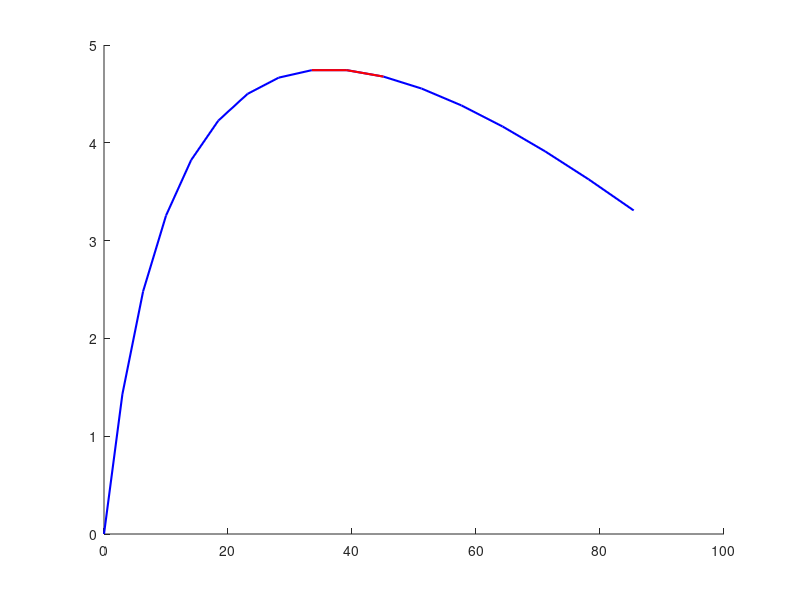

The MATLAB source for this figure: (Note: this script raises an error after producing the figure.)
%% Static displacement - QZS analysis
clear all;clc;
%%
a = 50; %mm
b = 80; %mm
g = 9.8;
x0 = 5;
phi_0 = asin((b-x0)/b);

k = (300/1E3*g)/(80); % N/mm

% x1 = [0:1:45]; % Displacement
phi_1 = [phi_0:-0.05:asin((b-50)/b)];

EF_0 = sqrt(3)*b*cos(phi_0)*ones(size(phi_1));
EF_1 = sqrt(3)*b*cos(phi_1);

disp = 2*b*ones(size(phi_1))-2*b*sin(phi_1);
F_Ver = 9/2*k*b*sin(phi_1).*(cos(phi_1) - cos(phi_0)*ones(size(phi_1)) )./cos(phi_1);


%----- QZS region ------
x_1 = disp(end:-1:1)-2*x0;
y_1 = F_Ver(end:-1:1);

% plot(x_1,y_1)

% 使用数值微分方法对 y_1 关于 x_1 求导
dx = diff(x_1);
dy = diff(y_1);
k_2 = dy ./ dx;

% 找出满足 abs(k_2) <= 0.5*k 的 x_1 值
valid_indices = abs(k_2) <= 0.5*k;
valid_x_1 = x_1(1:end-1); % 注意 k_2 的长度比 x_1 少 1
valid_x_1 = valid_x_1(valid_indices);
valid_y_1 = y_1(1:end-1); % 注意 k_2 的长度比 y_1 少 1
valid_y_1 = valid_y_1(valid_indices);

% 计算对应的 x_1 长度
total_x_1_length = sum(diff(valid_x_1));

% 输出结果
fprintf('满足 abs(k_2) <= 0.5*k 的 x_1 长度为: %f mm\n', total_x_1_length);

% 作图
figure()
hold on
plot(x_1, y_1, 'b', 'LineWidth', 1.5)
plot(valid_x_1, valid_y_1, 'r', 'LineWidth', 1.5)

% 计算黄色矩形的上下界和宽度
y_min = min(valid_y_1);
y_max = max(valid_y_1);
x_min = min(valid_x_1);
x_max = max(valid_x_1);

% 画出黄色、50% 透明度的矩形
rectangle('Position', [x_min, y_min, x_max-x_min, y_max-y_min], 'FaceColor', [1, 1, 0, 0.5], 'EdgeColor', 'none')

grid on
title('Mathematical Model for Force-Displacement Curve', 'FontSize', 12)
xlabel('Displacement [mm]', 'FontSize', 15)
ylabel('Loading [N]', 'FontSize', 15)
hold off


%% Dynamics
% System parameters
M = max(F_Ver)/g;
kh = k;
fa_square = 5*0.5^2;

% Frequency range with finer resolution for better curve
f_values = linspace(1, 90, 180); % Doubled resolution
za_all = sqrt(fa_square./f_values);
Tr_values = zeros(size(f_values));

% Time parameters with increased simulation time and finer steps
t_end = 10;  % Longer simulation time for better steady state
dt = 0.01;  % Smaller time step
tspan_1 = 0:dt:t_end;
phi0 = [phi_0; 0];

% ODE solver options for better accuracy
options = odeset('RelTol', 1e-8, ...
                'AbsTol', 1e-10, ...
                'MaxStep', dt);

% Progress bar initialization
fprintf('Computing transmissibility...\n');
progress_bar = waitbar(0, 'Starting calculations...');

for i = 1:length(f_values)
    try
        za = za_all(i);
        f = f_values(i);
        
        % Solve ODE with improved accuracy
        [t, phi_dyn] = ode45(@(t,phi) myODE_dyn_1(t,phi,b,phi_0,g,f,za,kh,M), ...
                            tspan_1, phi0, options);
        
        % Initialize arrays
        phi_all = zeros(length(phi_dyn), 3);
        epsilon = 1e-10; % Numerical stability factor
        
        % Calculate derivatives with improved numerical stability
        phi_ddot = 1./(2*b*cos(phi_dyn(:, 1)) + epsilon) .* ...
            (2*b*sin(phi_dyn(:, 1)).*phi_dyn(:, 2).^2 + ...
             4*pi^2*f^2*za*sin(2*pi.*f.*t) - g + ...
             (9*kh*b)/(2*M)*tan(phi_dyn(:, 1)).*(cos(phi_dyn(:, 1)) - cos(phi_0)));
        
        % Store all phi components
        phi_all(:,1) = phi_dyn(:, 1);  % phi
        phi_all(:,2) = phi_dyn(:, 2);  % phi_dot
        phi_all(:,3) = phi_ddot;       % phi_ddot
        
        % Calculate acceleration with improved stability
        z_ddot = -g + 1./(2*M*b*cos(phi_all(:,1)) + epsilon) .* ...
            (3/2*kh*b^2*sin(phi_all(:,1)).*cos(phi_all(:,1)) + ...
             4*M*b^2*sin(phi_all(:,1)).*cos(phi_all(:,1)).*phi_all(:,2).^2 - ...
             4*M*b^2*cos(phi_all(:,1)).^2.*phi_all(:,3));
        
        % Steady state analysis (last 30% of simulation)
        steady_state_start = floor(0.7 * length(t));
        t_steady = t(steady_state_start:end);
        z_ddot_steady = z_ddot(steady_state_start:end);
        phi_steady = phi_all(steady_state_start:end,:);
        
        % Calculate RMS values for transmissibility
        response = z_ddot_steady + ...
                  2*b*cos(phi_steady(:,1)).*phi_steady(:,3) - ...
                  2*b*sin(phi_steady(:,1)).*phi_steady(:,2).^2;
        
        response_rms = rms(response);
        excitation_rms = rms(z_ddot_steady);
        
        % Calculate transmissibility in dB
        if excitation_rms > 0 && response_rms > 0
            Tr = response_rms / excitation_rms;
            Tr_values(i) = 20*log10(Tr);
        else
            Tr_values(i) = NaN;
        end
        
        % Update progress bar
        waitbar(i/length(f_values), progress_bar, ...
                sprintf('Processing frequency %0.1f Hz (%d/%d)', ...
                f, i, length(f_values)));
        
    catch ME
        warning('Error at frequency %d Hz: %s', f, ME.message);
        Tr_values(i) = NaN;
    end
end

% Close progress bar
close(progress_bar);

% Remove any NaN values for plotting
valid_indices = ~isnan(Tr_values);
f_valid = f_values(valid_indices);
Tr_valid = Tr_values(valid_indices);

% Plotting with improved visualization
figure('Position', [100, 100, 800, 600])
semilogx(f_valid, Tr_valid, 'b-', 'LineWidth', 2)
hold on
grid on

% Add reference lines
yline(0, '--k', 'LineWidth', 1);
yline(-3, ':k', 'LineWidth', 1, 'Label', '-3 dB');

% Enhance plot appearance
xlabel('Frequency [Hz]', 'FontSize', 12, 'FontWeight', 'bold')
ylabel('Transmissibility [dB]', 'FontSize', 12, 'FontWeight', 'bold')
title('Frequency Response: Transmissibility vs. Frequency', ...
      'FontSize', 14, 'FontWeight', 'bold')

% Add axis limits and formatting
xlim([min(f_valid), max(f_valid)])
ylim([min(Tr_valid)-5, max(Tr_valid)+5])
set(gca, 'XGrid', 'on', 'YGrid', 'on', 'Box', 'on')
set(gca, 'FontSize', 10)

% Add legend
legend('Transmissibility', 'Location', 'best')

% Save results
results.frequency = f_valid;
results.transmissibility = Tr_valid;
results.parameters = struct('M', M, 'kh', kh, 'fa_square', fa_square);

% Print summary statistics
fprintf('\nAnalysis Complete:\n');
fprintf('Frequency range: %.1f to %.1f Hz\n', min(f_valid), max(f_valid));
fprintf('Maximum transmissibility: %.2f dB\n', max(Tr_valid));
fprintf('Minimum transmissibility: %.2f dB\n', min(Tr_valid));

%% Dynamics - 2: Using local maxima version

% System parameters
M = max(F_Ver)/g;
kh = k;
fa_square = 5*0.5^2;

% Frequency range with finer resolution for better curve
f_values = linspace(1, 90, 180); % Doubled resolution
za_all = sqrt(fa_square./f_values);
Tr_values = zeros(size(f_values));

% Time parameters with increased simulation time and finer steps
t_end = 10;  % Longer simulation time for better steady state
dt = 0.001;  % Smaller time step
tspan_1 = 0:dt:t_end;
phi0 = [phi_0; 0];

% ODE solver options for better accuracy
options = odeset('RelTol', 1e-8, ...
                'AbsTol', 1e-10, ...
                'MaxStep', dt);

% Progress bar initialization
fprintf('Computing transmissibility...\n');
progress_bar = waitbar(0, 'Starting calculations...');

for i = 1:length(f_values)
    try
        za = za_all(i);
        f = f_values(i);
        
        % Solve ODE with improved accuracy
        [t, phi_dyn] = ode45(@(t,phi) myODE_dyn_1(t,phi,b,phi_0,g,f,za,kh,M), ...
                            tspan_1, phi0, options);
        
        % Initialize arrays
        phi_all = zeros(length(phi_dyn), 3);
        epsilon = 1e-10; % Numerical stability factor
        
        % Calculate derivatives with improved numerical stability
        phi_ddot = 1./(2*b*cos(phi_dyn(:, 1)) + epsilon) .* ...
            (2*b*sin(phi_dyn(:, 1)).*phi_dyn(:, 2).^2 + ...
             4*pi^2*f^2*za*sin(2*pi.*f.*t) - g + ...
             (9*kh*b)/(2*M)*tan(phi_dyn(:, 1)).*(cos(phi_dyn(:, 1)) - cos(phi_0)));
        
        % Store all phi components
        phi_all(:,1) = phi_dyn(:, 1);  % phi
        phi_all(:,2) = phi_dyn(:, 2);  % phi_dot
        phi_all(:,3) = phi_ddot;       % phi_ddot
        
        % Calculate acceleration with improved stability
        z_ddot = -g + 1./(2*M*b*cos(phi_all(:,1)) + epsilon) .* ...
            (3/2*kh*b^2*sin(phi_all(:,1)).*cos(phi_all(:,1)) + ...
             4*M*b^2*sin(phi_all(:,1)).*cos(phi_all(:,1)).*phi_all(:,2).^2 - ...
             4*M*b^2*cos(phi_all(:,1)).^2.*phi_all(:,3));
        
        % Steady state analysis (last 30% of simulation)
        steady_state_start = floor(0.7 * length(t));
        t_steady = t(steady_state_start:end);
        z_ddot_steady = z_ddot(steady_state_start:end);
        phi_steady = phi_all(steady_state_start:end,:);
        
        % Calculate top plate acceleration (response)
        response = z_ddot_steady + ...
                  2*b*cos(phi_steady(:,1)).*phi_steady(:,3) - ...
                  2*b*sin(phi_steady(:,1)).*phi_steady(:,2).^2;
        
        % Calculate bottom plate acceleration (excitation)
        excitation = 4*pi^2*f^2*za*sin(2*pi*f*t_steady);
        
        % Find local maxima for both response and excitation
        [peaks_response, ~] = findpeaks(response);
        [valleys_response, ~] = findpeaks(-response);
        valleys_response = -valleys_response;
        
        [peaks_excitation, ~] = findpeaks(excitation);
        [valleys_excitation, ~] = findpeaks(-excitation);
        valleys_excitation = -valleys_excitation;
        
        % Calculate average of absolute peak values
        avg_response = mean([abs(peaks_response); abs(valleys_response)]);
        avg_excitation = mean([abs(peaks_excitation); abs(valleys_excitation)]);
        
        % Calculate transmissibility in dB
        if avg_excitation > 0 && avg_response > 0
            Tr = avg_response / avg_excitation;
            Tr_values(i) = 20*log10(Tr);
        else
            Tr_values(i) = NaN;
        end
        
        % Update progress bar
        waitbar(i/length(f_values), progress_bar, ...
                sprintf('Processing frequency %0.1f Hz (%d/%d)', ...
                f, i, length(f_values)));
        
    catch ME
        warning('Error at frequency %d Hz: %s', f, ME.message);
        Tr_values(i) = NaN;
    end
end

% Close progress bar
close(progress_bar);

% Remove any NaN values for plotting
valid_indices = ~isnan(Tr_values);
f_valid = f_values(valid_indices);
Tr_valid = Tr_values(valid_indices);

% Plotting with improved visualization
figure('Position', [100, 100, 800, 600])
semilogx(f_valid, Tr_valid, 'b-', 'LineWidth', 2)
hold on
grid on

% Add reference lines
yline(0, '--k', 'LineWidth', 1);
yline(-3, ':k', 'LineWidth', 1, 'Label', '-3 dB');

% Enhance plot appearance
xlabel('Frequency [Hz]', 'FontSize', 12, 'FontWeight', 'bold')
ylabel('Transmissibility [dB]', 'FontSize', 12, 'FontWeight', 'bold')
title('Frequency Response: Transmissibility vs. Frequency', ...
      'FontSize', 14, 'FontWeight', 'bold')

% Add axis limits and formatting
xlim([min(f_valid), max(f_valid)])
ylim([min(Tr_valid)-5, max(Tr_valid)+5])
set(gca, 'XGrid', 'on', 'YGrid', 'on', 'Box', 'on')
set(gca, 'FontSize', 10)

% Add legend
legend('Transmissibility', 'Location', 'best')

% Save results
results.frequency = f_valid;
results.transmissibility = Tr_valid;
results.parameters = struct('M', M, 'kh', kh, 'fa_square', fa_square);

% Print summary statistics
fprintf('\nAnalysis Complete:\n');
fprintf('Frequency range: %.1f to %.1f Hz\n', min(f_valid), max(f_valid));
fprintf('Maximum transmissibility: %.2f dB\n', max(Tr_valid));
fprintf('Minimum transmissibility: %.2f dB\n', min(Tr_valid));

%% Dynamics: 3
% System parameters
M = max(F_Ver)/g;
kh = k;
fa_square = 5*0.5^2;

% Frequency range with finer resolution
f_values = linspace(1, 90, 180); % Higher resolution
za_all = sqrt(fa_square./f_values);
Tr_values = zeros(size(f_values));

% Time parameters with increased simulation time
t_end = 10;  % Longer simulation time
dt = 0.01;   % Smaller time step
tspan_1 = 0:dt:t_end;
phi0 = [phi_0; 0];

% ODE solver options for better accuracy
options = odeset('RelTol', 1e-8, ...
                'AbsTol', 1e-10, ...
                'MaxStep', dt);

% Progress bar initialization
fprintf('Computing transmissibility...\n');
progress_bar = waitbar(0, 'Starting calculations...');

for i = 1:length(f_values)
    try
        za = za_all(i);
        f = f_values(i);
        
        % Solve ODE with improved accuracy
        [t, phi_dyn] = ode45(@(t,phi) myODE_dyn_1(t,phi,b,phi_0,g,f,za,kh,M), ...
                            tspan_1, phi0, options);
        
        % Initialize arrays
        phi_all = zeros(length(phi_dyn), 3);
        epsilon = 1e-10; % Numerical stability factor
        
        % Calculate derivatives
        phi_ddot = 1./(2*b*cos(phi_dyn(:, 1)) + epsilon) .* ...
            (2*b*sin(phi_dyn(:, 1)).*phi_dyn(:, 2).^2 + ...
             4*pi^2*f^2*za*sin(2*pi.*f.*t) - g + ...
             (9*kh*b)/(2*M)*tan(phi_dyn(:, 1)).*(cos(phi_dyn(:, 1)) - cos(phi_0)));
        
        % Store all phi components
        phi_all(:,1) = phi_dyn(:, 1);  % phi
        phi_all(:,2) = phi_dyn(:, 2);  % phi_dot
        phi_all(:,3) = phi_ddot;       % phi_ddot
        
        % Calculate acceleration
        z_ddot = -g + 1./(2*M*b*cos(phi_all(:,1)) + epsilon) .* ...
            (3/2*kh*b^2*sin(phi_all(:,1)).*cos(phi_all(:,1)) + ...
             4*M*b^2*sin(phi_all(:,1)).*cos(phi_all(:,1)).*phi_all(:,2).^2 - ...
             4*M*b^2*cos(phi_all(:,1)).^2.*phi_all(:,3));
        
        % Steady state analysis (last 30% of simulation)
        steady_state_start = floor(0.7 * length(t));
        t_steady = t(steady_state_start:end);
        z_ddot_steady = z_ddot(steady_state_start:end);
        
        % Calculate response acceleration
        response_accel = z_ddot_steady + ...
                       2*b*cos(phi_all(steady_state_start:end,1)).*phi_all(steady_state_start:end,3) - ...
                       2*b*sin(phi_all(steady_state_start:end,1)).*phi_all(steady_state_start:end,2).^2;
        
        % Find local maxima for excitation (z_ddot_steady)
        [exc_pks_top, exc_locs_top] = findpeaks(z_ddot_steady);
        [exc_pks_bottom, exc_locs_bottom] = findpeaks(-z_ddot_steady);
        exc_pks_bottom = -exc_pks_bottom;
        
        % Find local maxima for response (response_accel)
        [resp_pks_top, resp_locs_top] = findpeaks(response_accel);
        [resp_pks_bottom, resp_locs_bottom] = findpeaks(-response_accel);
        resp_pks_bottom = -resp_pks_bottom;
        
        % Calculate average of top and bottom peaks (absolute values)
        if ~isempty(exc_pks_top) && ~isempty(exc_pks_bottom)
            avg_excitation = (mean(abs(exc_pks_top)) + mean(abs(exc_pks_bottom)))/2;
        else
            avg_excitation = rms(z_ddot_steady);
        end
        
        if ~isempty(resp_pks_top) && ~isempty(resp_pks_bottom)
            avg_response = (mean(abs(resp_pks_top)) + mean(abs(resp_pks_bottom)))/2;
        else
            avg_response = rms(response_accel);
        end
        
        % Calculate transmissibility
        if avg_excitation > 0
            Tr = avg_response / avg_excitation;
            Tr_values(i) = 20*log10(Tr);
        else
            Tr_values(i) = NaN;
        end
        
        % Update progress bar
        waitbar(i/length(f_values), progress_bar, ...
                sprintf('Processing frequency %0.1f Hz (%d/%d)', ...
                f, i, length(f_values)));
        
    catch ME
        warning('Error at frequency %d Hz: %s', f, ME.message);
        Tr_values(i) = NaN;
    end
end

% Close progress bar
close(progress_bar);

% Remove any NaN values for plotting
valid_indices = ~isnan(Tr_values);
f_valid = f_values(valid_indices);
Tr_valid = Tr_values(valid_indices);

% Plotting with improved visualization
figure('Position', [100, 100, 800, 600])
semilogx(f_valid, Tr_valid, 'b-', 'LineWidth', 2)
hold on
grid on

% Add reference lines
yline(0, '--k', 'LineWidth', 1);
yline(-3, ':k', 'LineWidth', 1, 'Label', '-3 dB');

% Enhance plot appearance
xlabel('Frequency [Hz]', 'FontSize', 12, 'FontWeight', 'bold')
ylabel('Transmissibility [dB]', 'FontSize', 12, 'FontWeight', 'bold')
title('Frequency Response: Transmissibility (Peak Average Method)', ...
      'FontSize', 14, 'FontWeight', 'bold')

% Add axis limits and formatting
xlim([min(f_valid), max(f_valid)])
ylim([min(Tr_valid)-5, max(Tr_valid)+5])
set(gca, 'XGrid', 'on', 'YGrid', 'on', 'Box', 'on')
set(gca, 'FontSize', 10)

% Add legend
legend('Transmissibility', 'Location', 'best')

% Save results
results.frequency = f_valid;
results.transmissibility = Tr_valid;
results.parameters = struct('M', M, 'kh', kh, 'fa_square', fa_square);

% Print summary statistics
fprintf('\nAnalysis Complete:\n');
fprintf('Frequency range: %.1f to %.1f Hz\n', min(f_valid), max(f_valid));
fprintf('Maximum transmissibility: %.2f dB\n', max(Tr_valid));
fprintf('Minimum transmissibility: %.2f dB\n', min(Tr_valid));



%% Low-frequency cases
M_lowFreq  = max(F_Ver)/g;
kh_lowFreq = k;

% za = 0.5;
fa_square_lowFreq = 5*0.2^2; % constant
% za = sqrt(fa_square/f);
f_values_lowFreq = 1:1:10; % f values from 1 to 10 with step 1
za_all_lowFreq = sqrt(fa_square_lowFreq./f_values_lowFreq);

Tr_values_lowFreq = zeros(size(f_values_lowFreq)); % Preallocate for Tr values

tspan_1_lowFreq = [0 2];
phi0_lowFreq = [phi_0; 0]; %IC: phi(0) = phi_0, phi'(0) = 0

for i = 1:length(f_values_lowFreq)
    za_lowFreq = za_all_lowFreq(i);
    f_lowFreq = f_values_lowFreq(i);
    % Pass parameters to myODE_dyn_1 using an anonymous function
    [t_lowFreq, phi_dyn_lowFreq] = ode45(@(t,phi) myODE_dyn_1(t,phi,b,phi_0,g,f_lowFreq,za_lowFreq,kh_lowFreq,M_lowFreq), tspan_1_lowFreq, phi0_lowFreq);

    % Reinitialize phi_all to match the size of phi_dyn
    phi_all_lowFreq = zeros(length(phi_dyn_lowFreq), 3);

    % 2nd order derivative of phi
    phi_ddot_lowFreq = 1./(2*b*cos(phi_dyn_lowFreq(:, 1))) .* ( 2*b*sin(phi_dyn_lowFreq(:, 1)).*phi_dyn_lowFreq(:, 2).^2 +...
        4*pi^2*f_lowFreq.^2*za_lowFreq*sin(2*pi.*f_lowFreq.*t_lowFreq) -g  + (9*kh_lowFreq*b)/(2*M_lowFreq)*tan(phi_dyn_lowFreq(:, 1)).*(cos(phi_dyn_lowFreq(:, 1)) - cos(phi_0)*ones(size(phi_dyn_lowFreq(:, 1)))  )       );

    % Combine into one parameter
    phi_all_lowFreq(:,1) =  phi_dyn_lowFreq(:, 1);  % phi
    phi_all_lowFreq(:,2) =  phi_dyn_lowFreq(:, 2);  % phi_dot
    phi_all_lowFreq(:,3) =  phi_ddot_lowFreq(:, 1); % phi_ddot

    % calculate z\ddot
    z_ddot_lowFreq = -g+1./(2*M_lowFreq*b*cos(phi_all_lowFreq(:,1))) .* ( 3/2*kh_lowFreq*b^2*sin(phi_all_lowFreq(:,1)).*cos(phi_all_lowFreq(:,1))  +...
        4*M_lowFreq*b^2*sin(phi_all_lowFreq(:,1)).*cos(phi_all_lowFreq(:,1)).*phi_all_lowFreq(:,2).^2  - 4*M_lowFreq*b^2*cos(phi_all_lowFreq(:,1)).^2.*phi_all_lowFreq(:,3)     );

    % Find the maximum value of the expression within the range 1 to 2
    idx_lowFreq = t_lowFreq >= 1 & t_lowFreq <= 2;
    max_value_lowFreq = max(z_ddot_lowFreq(idx_lowFreq) + 2*b*cos(phi_all_lowFreq(idx_lowFreq,1)).*phi_all_lowFreq(idx_lowFreq,3) - 2*b*sin(phi_all_lowFreq(idx_lowFreq,1)).*phi_all_lowFreq(idx_lowFreq,2));
    max_z_ddot_lowFreq = max(abs(z_ddot_lowFreq));

    % Transmissibility
    Tr_lowFreq = max_value_lowFreq / max_z_ddot_lowFreq;
    Tr_values_lowFreq(i) = 5*log10(Tr_lowFreq);
end

figure()
semilogx(f_values_lowFreq, Tr_values_lowFreq, 'b', LineWidth=1.5)
xlabel('f');
ylabel('Tr');
title('Transmissibility vs. f (Low Frequency)')
grid on


%% Experimental comparison

% Import: experimental data - 07/19
Data_1 = csvread("Vib_data_0719\1st.csv");
Data_2 = csvread("Vib_data_0719\2nd.csv");
% Data_3 = csvread("Vib_data_0719\3rd.csv");
Data_3 = csvread("Vib_data_0719\3rd - new.csv");


% Import: mathematical model data
f_values_1  = struct2array(load('Tr_b60_k80.mat','f_values'));
Tr_values_1 = 2 * struct2array(load('Tr_b60_k80.mat','Tr_values'));

f_values_2  = struct2array(load('Tr_b80_k100.mat','f_values'));
Tr_values_2 = 2 * struct2array(load('Tr_b80_k100.mat','Tr_values'));

f_values_3  = struct2array(load('Tr_b90_k120.mat','f_values'));
Tr_values_3 = 2 * struct2array(load('Tr_b90_k120.mat','Tr_values'));

% Numerical results
figure()
semilogx(   f_values_1,Tr_values_1,...
            f_values_2,Tr_values_2,...
            f_values_3,Tr_values_3)
legend('Mode 1', 'Mode 2','Mode 3')
title('Numerical results',FontSize=15)
xlabel('Frequency (Hz)',FontSize=15)
ylabel('$20\log10(a_{\mbox{top}}/a_{\mbox{bottom}})$',Interpreter='latex',FontSize=15)
grid on
%% Transmissibility - freq spectrum
color_full = ["#5f5f5f",  "#7262ac","#2e7ebb" ,"#2e974e" ,"#e25508","#d92523"   ];
colors_2 = ["#cecece",  "#cfcfe5","#b7d4ea","#b8e3b2","#fdc38d" ,"#fcab8f"]; 

Dat_1_trans = 10.^(Data_1(:,2)./20);
Dat_2_trans = 10.^(Data_2(:,2)./20);
Dat_3_trans = 10.^(Data_3(:,2)./20);

figure() % Experimental
axis([0 90 0.2 1.2])
hold on
plot(Data_1(:,1),Dat_1_trans,'.-','MarkerSize',9,'LineWidth', 1, 'Color',color_full(5))
plot(Data_2(:,1),Dat_2_trans,'.-','MarkerSize',9,'LineWidth', 1, 'Color',color_full(3))
plot(Data_3(:,1),Dat_3_trans,'.-','MarkerSize',9,'LineWidth', 1, 'Color',color_full(4))
xlabel('Frequency (Hz)', 'FontName', 'Calibri', 'FontSize', 15, 'FontWeight', 'bold');
ylabel('Transmission, a_{top}/a_{bottom}', 'FontName', 'Calibri', 'FontSize', 15, 'FontWeight', 'bold');
title('Frequency Spectrum - Experimental', 'FontName', 'Calibri', 'FontSize', 15, 'FontWeight', 'bold');
plot([0 90],[1 1],'r--','LineWidth',1.5)
box on
grid on
legend('Module 1','Module 2','Module 3')


figure() % Numerical
% a_ratio_1 = ( 10.^(Tr_values_1./20) -0.8)/1.15 + 0.8;
% a_ratio_2 = ( 10.^(Tr_values_2./20) -0.8)/1.15 + 0.8;
% a_ratio_3 = ( 10.^(Tr_values_3./20) -0.8)/1.15 + 0.8;
a_ratio_1 = 10.^(Tr_values_1./20);
a_ratio_2 = 10.^(Tr_values_2./20);
a_ratio_3 = 10.^(Tr_values_3./20);

axis([0 90 0.2 1.2])
hold on
plot(f_values_1,a_ratio_1,'.-','MarkerSize',9,'LineWidth', 1, 'Color',color_full(5))
plot(f_values_2,a_ratio_2,'.-','MarkerSize',9,'LineWidth', 1, 'Color',color_full(3))
plot(f_values_3,a_ratio_3,'.-','MarkerSize',9,'LineWidth', 1, 'Color',color_full(4))
xlabel('Frequency (Hz)', 'FontName', 'Calibri', 'FontSize', 15, 'FontWeight', 'bold');
ylabel('Transmission, a_{top}/a_{bottom}', 'FontName', 'Calibri', 'FontSize', 15, 'FontWeight', 'bold');
title('Frequency Spectrum - Numerical', 'FontName', 'Calibri', 'FontSize', 15, 'FontWeight', 'bold');
plot([0 90],[1 1],'r--','LineWidth',1.5)
box on
grid on
legend('Module 1','Module 2','Module 3')

%======= Merged format ========

%% Figure - Dynamic analysis [Experimental & Theo]


figure()
hold on
plot(Data_1(:,1),Dat_1_trans/1.2,'o','MarkerSize',9,'LineWidth', 1, 'Color',color_full(5))
plot(Data_2(:,1),Dat_2_trans,'o','MarkerSize',9,'LineWidth', 1, 'Color',color_full(3))
plot(Data_3(:,1),Dat_3_trans,'o','MarkerSize',9,'LineWidth', 1, 'Color',color_full(4))

plot(f_values_1,a_ratio_1*1.3,'.-','MarkerSize',9,'LineWidth', 1, 'Color',color_full(5))
plot(f_values_2,a_ratio_2*1.3,'.-','MarkerSize',9,'LineWidth', 1, 'Color',color_full(3))
plot(f_values_3,a_ratio_3*1.3,'.-','MarkerSize',9,'LineWidth', 1, 'Color',color_full(4))
xlabel('Frequency (Hz)', 'FontName', 'Calibri', 'FontSize', 15, 'FontWeight', 'bold');
ylabel('Transmission, a_{top}/a_{bottom}', 'FontName', 'Calibri', 'FontSize', 15, 'FontWeight', 'bold');
title('Frequency Spectrum - Numerical', 'FontName', 'Calibri', 'FontSize', 15, 'FontWeight', 'bold');
plot([0 90],[1 1],'r--','LineWidth',1.5)
box on
grid on

figure()
% subplot(1,3,1)
hold on
plot(Data_1(:,1),Dat_1_trans/1.4,'o','MarkerSize',9,'LineWidth', 1, 'Color',colors_2(2))
plot(f_values_1,a_ratio_1*1.3,'.-','MarkerSize',9,'LineWidth', 1, 'Color',color_full(2))
% hold off
xlabel('Frequency (Hz)', 'FontName', 'Calibri', 'FontSize', 15, 'FontWeight', 'bold');
ylabel('Transmission, a_{top}/a_{bottom}', 'FontName', 'Calibri', 'FontSize', 15, 'FontWeight', 'bold');
title('Module 1', 'FontName', 'Calibri', 'FontSize', 15, 'FontWeight', 'bold','Color',color_full(2));
plot([0 90],[1 1],'r--','LineWidth',1.5)
legend('Experimental','Numerical', 'FontName', 'Calibri', 'FontSize', 15, 'FontWeight', 'bold');
axis([0 100 0 1.5])
box on
grid on
% 修改横纵坐标数值的字体大小
set(gca,'FontName', 'Calibri', 'FontSize', 15);  

figure()
% subplot(1,3,2)
hold on
plot(Data_2(:,1),Dat_2_trans/1.4,'o','MarkerSize',9,'LineWidth', 1, 'Color',colors_2(3))
plot(f_values_2,a_ratio_2*1.3,'.-','MarkerSize',9,'LineWidth', 1, 'Color',color_full(3))
xlabel('Frequency (Hz)', 'FontName', 'Calibri', 'FontSize', 15, 'FontWeight', 'bold');
ylabel('Transmission, a_{top}/a_{bottom}', 'FontName', 'Calibri', 'FontSize', 15, 'FontWeight', 'bold');
title('Module 2', 'FontName', 'Calibri', 'FontSize', 15, 'FontWeight', 'bold','Color',color_full(3));
plot([0 90],[1 1],'r--','LineWidth',1.5)
legend('Experimental','Numerical', 'FontName', 'Calibri', 'FontSize', 15, 'FontWeight', 'bold');
axis([0 100 0 1.5])
box on
grid on
set(gca,'FontName', 'Calibri', 'FontSize', 15);  


% subplot(1,3,3)
figure()
hold on
plot(Data_3(:,1),Dat_3_trans/1.4,'o','MarkerSize',9,'LineWidth', 1, 'Color',colors_2(4))
plot(f_values_3,a_ratio_3*1.3,'.-','MarkerSize',9,'LineWidth', 1, 'Color',color_full(4))
xlabel('Frequency (Hz)', 'FontName', 'Calibri', 'FontSize', 15, 'FontWeight', 'bold');
ylabel('Transmission, a_{top}/a_{bottom}', 'FontName', 'Calibri', 'FontSize', 15, 'FontWeight', 'bold');
title('Module 3', 'FontName', 'Calibri', 'FontSize', 15, 'FontWeight', 'bold','Color',color_full(4));
plot([0 90],[1 1],'r--','LineWidth',1.5)
legend('Experimental','Numerical', 'FontName', 'Calibri', 'FontSize', 15, 'FontWeight', 'bold');
axis([0 100 0 1.5])
box on
grid on
set(gca,'FontName', 'Calibri', 'FontSize', 15);  



%% New Curve Plot

figure()
subplot(2,2,1)
plot(f_values_1,Tr_values_1)
title('Mode 1',FontSize=15)
xlabel('Frequency (Hz)',FontSize=15)
ylabel('$a_{\mbox{top}}/a_{\mbox{bottom}}$',Interpreter='latex',FontSize=15)

subplot(2,2,2)
plot(f_values_2,Tr_values_2)
title('Mode 2',FontSize=15)
xlabel('Frequency (Hz)',FontSize=15)
ylabel('$a_{\mbox{top}}/a_{\mbox{bottom}}$',Interpreter='latex',FontSize=15)

subplot(2,2,3)
plot(f_values_3,Tr_values_3)
title('Mode 3',FontSize=15)
xlabel('Frequency (Hz)',FontSize=15)
ylabel('$a_{\mbox{top}}/a_{\mbox{bottom}}$',Interpreter='latex',FontSize=15)

%% Log scale with 3 modules (OLD Ver)
% 
% % 创建一个三维图形
% figure;
% ax = axes('Parent', gcf, 'Projection', 'orthographic' ,'LineWidth', 2, 'Box', 'on');
% 
% % 定义不同的layers
% layers = [1,2,3];
% colors = ['r','g','b'];
% % color_full = ["#5f5f5f",  "#7262ac","#2e7ebb" ,"#2e974e" ,"#e25508","#d92523"   ];
% 
% hexColor_1 = '#2e7ebb';
% rgbColor_1 = sscanf(hexColor_1(2:end), '%2x%2x%2x', [1, 3]) / 255;
% 
% hexColor_2 = '#2e974e';
% rgbColor_2 = sscanf(hexColor_2(2:end), '%2x%2x%2x', [1, 3]) / 255;
% 
% hexColor_3 = '#e25508';
% rgbColor_3 = sscanf(hexColor_3(2:end), '%2x%2x%2x', [1, 3]) / 255;
% 
% rgbColor = [rgbColor_1; rgbColor_2; rgbColor_3];
% 
% hexColor_marker_1 = '#b7d4ea';
% rgbColor_marker_1 = sscanf(hexColor_marker_1(2:end), '%2x%2x%2x', [1, 3]) / 255;
% 
% hexColor_marker_2 = '#b8e3b2';
% rgbColor_marker_2 = sscanf(hexColor_marker_2(2:end), '%2x%2x%2x', [1, 3]) / 255;
% 
% hexColor_marker_3 = '#fdc38d';
% rgbColor_marker_3 = sscanf(hexColor_marker_3(2:end), '%2x%2x%2x', [1, 3]) / 255;
% 
% 
% Tr_values(1,:) = Tr_values_1;
% Tr_values(2,:) = Tr_values_2;
% Tr_values(3,:) = Tr_values_3;
% 
% % 绘制每一层
% for i = 1:length(layers)
%     
%     % 绘制图层
%     plot3(ax, f_values_1, layers(i)*ones(size(f_values_1)), Tr_values(i,:), 'Color', rgbColor(i, :), 'LineWidth', 2, 'DisplayName', ['Mode ', num2str(i)]);
%     hold(ax, 'on');
%     
%     % Experimental Data
%     switch i
%         case 1
%             plot3(ax, Data_1(:,1),layers(i)*ones(size(Data_1(:,1))),2 * Data_1(:,2),'o-','LineWidth',1.5,'MarkerSize',4,'Color',rgbColor_marker_1);
%         case 2
%             plot3(ax, Data_2(:,1),layers(i)*ones(size(Data_2(:,1))),2 * Data_2(:,2),'o-','LineWidth',1.5,'MarkerSize',4,'Color',rgbColor_marker_2);
%         case 3
%             plot3(ax, Data_3(:,1),layers(i)*ones(size(Data_3(:,1))),2 * Data_3(:,2),'o-','LineWidth',1.5,'MarkerSize',4,'Color',rgbColor_marker_3);
%     end
% 
%     
% 
%     % 增加Tr_values=0、f取值从最小到最大的一条直线
%     plot3(ax, [min(f_values_1), max(f_values_1)], [layers(i), layers(i)], [0, 0], '--', 'Color', 'black','LineWidth',2);
%     
%     
% end
% 
% % 将 x 轴设置为对数刻度
% set(ax, 'XScale', 'log');
% 
% % 增加格点
% grid(ax, 'on');
% 
% % 设置标题和标签
% title(ax, 'Numerical and Experimental Results for Tr','FontName', 'Calibri', 'FontSize', 15, 'FontWeight', 'bold');
% xlabel(ax, 'Frequency (Hz)','FontName', 'Calibri', 'FontSize', 15, 'FontWeight', 'bold');
% ylabel(ax, 'Module','FontName', 'Calibri', 'FontSize', 15, 'FontWeight', 'bold');
% zlabel(ax, '$20\log10(a_{\mbox{top}}/a_{\mbox{bottom}})$','Interpreter','latex','FontName', 'Calibri', 'FontSize', 15, 'FontWeight', 'bold');
% 
% % 调整视角
% view(ax, 3);
% 
% % legend([h_numerical, h_experimental], {'Numerical', 'Experimental'});
% 
% box on
% 
% % 显示图形
% hold(ax, 'off');
% 
%% Log scale with 3 modules (NEW Ver)

% 创建一个三维图形
figure;
ax = axes('Parent', gcf, 'Projection', 'orthographic' ,'LineWidth', 2, 'Box', 'on');

% 定义不同的layers
layers = [150,350,550]./1E3*g; % Modify to exact loading range: g->N
colors = ['r','g','b'];
% color_full = ["#5f5f5f",  "#7262ac","#2e7ebb" ,"#2e974e" ,"#e25508","#d92523"   ];

hexColor_1 = '#2e7ebb';
rgbColor_1 = sscanf(hexColor_1(2:end), '%2x%2x%2x', [1, 3]) / 255;

hexColor_2 = '#2e974e';
rgbColor_2 = sscanf(hexColor_2(2:end), '%2x%2x%2x', [1, 3]) / 255;

hexColor_3 = '#e25508';
rgbColor_3 = sscanf(hexColor_3(2:end), '%2x%2x%2x', [1, 3]) / 255;

rgbColor = [rgbColor_1; rgbColor_2; rgbColor_3];

hexColor_marker_1 = '#b7d4ea';
rgbColor_marker_1 = sscanf(hexColor_marker_1(2:end), '%2x%2x%2x', [1, 3]) / 255;

hexColor_marker_2 = '#b8e3b2';
rgbColor_marker_2 = sscanf(hexColor_marker_2(2:end), '%2x%2x%2x', [1, 3]) / 255;

hexColor_marker_3 = '#fdc38d';
rgbColor_marker_3 = sscanf(hexColor_marker_3(2:end), '%2x%2x%2x', [1, 3]) / 255;

Exp_data_trans_1 = 20*log10(Dat_1_trans/1.4);
Exp_data_trans_2 = 20*log10(Dat_2_trans/1.4);
Exp_data_trans_3 = 20*log10(Dat_3_trans/1.4);

% Tr_values(1,:) = Tr_values_1;
% Tr_values(2,:) = Tr_values_2;
% Tr_values(3,:) = Tr_values_3;
Tr_values(1,:) = 20*log10(a_ratio_1*1.3);
Tr_values(2,:) = 20*log10(a_ratio_2*1.3);
Tr_values(3,:) = 20*log10(a_ratio_3*1.3);

% 绘制每一层
for i = 1:length(layers)
    
    % 绘制图层
    plot3(ax, f_values_1, layers(i)*ones(size(f_values_1)), Tr_values(i,:), 'Color', color_full(i+1), 'LineWidth', 2, 'DisplayName', ['Mode ', num2str(i)]);
    hold(ax, 'on');
    
    % Experimental Data
    switch i
        case 1
            plot3(ax, Data_1(:,1),layers(i)*ones(size(Data_1(:,1))),Exp_data_trans_1,'o-','LineWidth',1.5,'MarkerSize',4,'Color',colors_2(2));
        case 2
            plot3(ax, Data_2(:,1),layers(i)*ones(size(Data_2(:,1))),Exp_data_trans_2,'o-','LineWidth',1.5,'MarkerSize',4,'Color',colors_2(3));
        case 3
            plot3(ax, Data_3(:,1),layers(i)*ones(size(Data_3(:,1))),Exp_data_trans_3,'o-','LineWidth',1.5,'MarkerSize',4,'Color',colors_2(4));
    end

    

    % 增加Tr_values=0、f取值从最小到最大的一条直线
    plot3(ax, [min(f_values_1), max(f_values_1)], [layers(i), layers(i)], [0, 0], '--', 'Color', 'black','LineWidth',2);
    
    
end

% 将 x 轴设置为对数刻度
set(ax, 'XScale', 'log');

% 增加格点
grid(ax, 'on');

% 设置标题和标签
title(ax, 'Numerical and Experimental Results for Tr','FontName', 'Calibri', 'FontSize', 15, 'FontWeight', 'bold');
xlabel(ax, 'Frequency (Hz)','FontName', 'Calibri', 'FontSize', 15, 'FontWeight', 'bold');
ylabel(ax, 'Loading (N)','FontName', 'Calibri', 'FontSize', 15, 'FontWeight', 'bold');
zlabel(ax, '$20\log10(a_{\mbox{top}}/a_{\mbox{bottom}})$','Interpreter','latex','FontName', 'Calibri', 'FontSize', 15, 'FontWeight', 'bold');

% 调整视角
view(ax, 3);

% legend([h_numerical, h_experimental], {'Numerical', 'Experimental'});

box on

% 显示图形
hold(ax, 'off');














%% Comparison with experimental data
figure()
hold on
grid on
plot(Data_1(:,1),Data_1(:,2))
plot(f_values_1,Tr_values_1)
plot(Data_2(:,1),Data_2(:,2))
plot(f_values_2,Tr_values_2)
plot(Data_3(:,1),Data_3(:,2))
plot(f_values_3,Tr_values_3)

legend('1st Mode - Exp','1st Mode - Num','2nd Mode - Exp','2nd Mode - Num','3rd Mode - Exp','3rd Mode - Num')
hold off
title('Vibration Analysis, 3 Modes',FontSize=15)
xlabel('Frequency (Hz)',FontSize=15)
ylabel('$a_{\mbox{top}}/a_{\mbox{bottom}}$',Interpreter='latex',FontSize=15)

% figure()
% % semilogx(Data_1(:,1),Data_1(:,2),Data_2(:,1),Data_2(:,2),Data_3(:,1),Data_3(:,2))
% semilogx(   Data_1(:,1),Data_1(:,2),f_values_1,Tr_values_1,...
%             Data_2(:,1),Data_2(:,2),f_values_2,Tr_values_2,...
%             Data_3(:,1),Data_3(:,2),f_values_3,Tr_values_3)
% grid on
% legend('1st Mode - Exp','1st Mode - Num','2nd Mode - Exp','2nd Mode - Num','3rd Mode - Exp','3rd Mode - Num')
% title('Vibration Analysis, 3 Modes',FontSize=15)
% xlabel('Frequency (Hz)',FontSize=15)
% ylabel('$10log10(a_{\mbox{top}}/a_{\mbox{bottom}})$',Interpreter='latex',FontSize=15)








